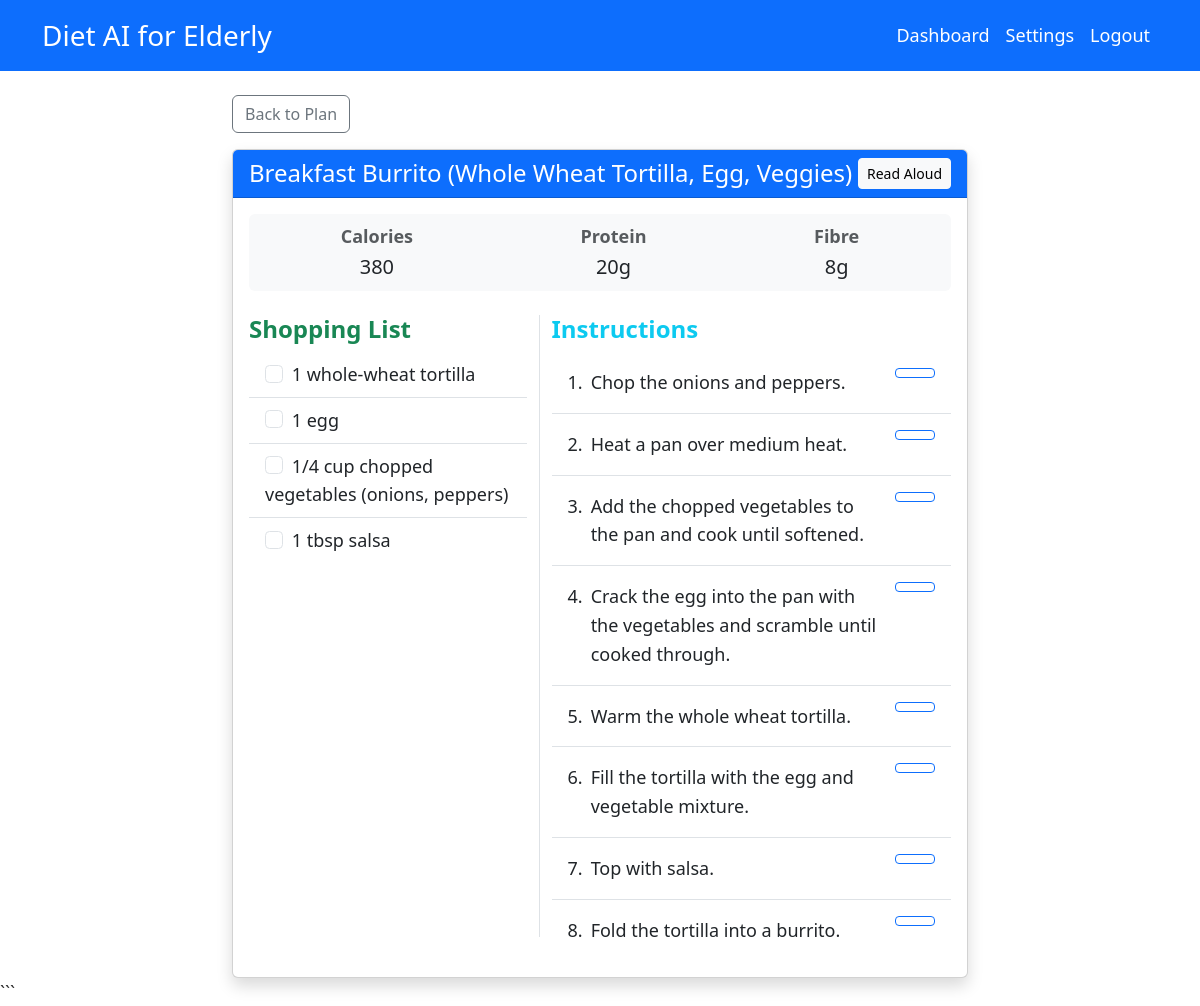
Page /pages/recipe.php?id=R_6946352a61712 (signed in) on the committed database.
### tables this page shows
CREATE TABLE `recipes` (
  `recipeID` varchar(50) NOT NULL,
  `name` varchar(100) NOT NULL,
  `ingredients` text NOT NULL,
  `calories` double NOT NULL,
  `protein` double NOT NULL,
  `carbs` double NOT NULL,
  `fibre` double NOT NULL,
  `fat` double NOT NULL,
  `sodium` double NOT NULL,
  `preference` varchar(50) DEFAULT NULL,
  `instructions` text DEFAULT NULL
);

### pages/recipe.php (the view, shortened to what this page needs)
<?php
require_once '../includes/db.php';
$user = getCurrentUser();
$recipeID = $_GET['id'] ?? null;
$stmt = $pdo->prepare("SELECT * FROM recipes WHERE recipeID = ?");
$stmt->execute([$recipeID]);
$recipe = $stmt->fetch();
$ingredients = json_decode($recipe['ingredients'], true) ?? [];
$instructions = $recipe['instructions'];
$steps = json_decode($instructions, true) ?? [];
$shopStmt = $pdo->prepare("SELECT item FROM shopping_items WHERE userID = ?");
$shopStmt->execute([$user->userID]);
$myShoppingList = $shopStmt->fetchAll(PDO::FETCH_COLUMN);
include '../includes/header.php';
?>
<div class="row">
    <div class="col-md-8 mx-auto">
        <a href="diet-plan.php" class="btn btn-outline-secondary mb-3"><i class="bi bi-arrow-left"></i> Back to Plan</a>
        <div class="card shadow">
            <div class="card-header bg-primary text-white d-flex justify-content-between align-items-center">
                <h2 class="h4 m-0"><?= htmlspecialchars($recipe['name']) ?></h2>
                <div>
                    <button class="btn btn-light btn-sm" onclick="speakAll()"><i class="bi bi-megaphone-fill"></i> Read
                        Aloud</button>
                </div>
            </div>
            <div class="card-body">
                <div class="d-flex justify-content-around mb-4 p-2 bg-light rounded">
                    <div class="text-center">
                        <strong class="d-block text-muted">Calories</strong>
                        <span class="fs-5"><?= $recipe['calories'] ?></span>
                    </div>
                    <div class="text-center">
                        <strong class="d-block text-muted">Protein</strong>
                        <span class="fs-5"><?= $recipe['protein'] ?>g</span>
                    </div>
                    <div class="text-center">
                        <strong class="d-block text-muted">Fibre</strong>
                        <span class="fs-5"><?= $recipe['fibre'] ?>g</span>
                    </div>
                </div>
                <div class="row">
                    <div class="col-md-5 mb-4 border-end">
                        <h4 class="text-success"><i class="bi bi-cart-check"></i> Shopping List</h4>
                        <div class="list-group list-group-flush">
                            <?php foreach ($ingredients as $ing):
                                $isChecked = in_array($ing, $myShoppingList) ? 'checked' : '';
                            ?>
                                <label class="list-group-item">
                                    <input class="form-check-input me-1" type="checkbox"
                                           <?= $isChecked ?>
                                           onchange="toggleItem(this, '<?= htmlspecialchars(addslashes($ing), ENT_QUOTES) ?>')">
                                    <?= htmlspecialchars($ing) ?>
                                </label>
                            <?php endforeach; ?>
                        </div>
                    </div>
                    <div class="col-md-7">
                        <h4 class="text-info"><i class="bi bi-list-ol"></i> Instructions</h4>
                        <ol class="list-group list-group-numbered list-group-flush">
                            <?php foreach ($steps as $getStep): ?>
                                <li class="list-group-item d-flex justify-content-between align-items-start py-3">
                                    <div class="ms-2 me-auto">
                                        <?= htmlspecialchars($getStep) ?>
                                    </div>
                                    <button class="btn btn-sm btn-outline-primary ms-3" style="min-width: 40px;"
                                        title="Read Step"
                                        onclick="speakText('<?= htmlspecialchars(addslashes($getStep), ENT_QUOTES) ?>')">
                                    </button>
                                </li>
                            <?php endforeach; ?>
                        </ol>
                    </div>
                </div>
            </div>
        </div>
    </div>
</div>
<?php include '../includes/footer.php'; ?>

### assets/css/style.css (style rules this page uses)
:root { --font-size-base: 18px; --font-size-lg: 22px; --font-size-sm: 16px; --color-primary: #0d6efd; --color-contrast-text: #000000; }
body { font-size: var(--font-size-base); color: #333; line-height: 1.6; }
h1, h2, h3, h4, h5, h6 { color: var(--color-contrast-text); font-weight: 700; }

### rows in the picture
recipes: name "Breakfast Burrito (Whole Wheat Tortilla, Egg, Veggies)", calories "380", protein "20", fibre "8", ingredients "1 whole-wheat tortilla", ingredients "1 egg", ingredients "1/4 cup chopped vegetables (onions, peppers)", ingredients "1 tbsp salsa", instructions "Chop the onions and peppers.", instructions "Heat a pan over medium heat.", instructions "Add the chopped vegetables to the pan and cook until softened.", instructions "Crack the egg into the pan with the vegetables and scramble until cooked through.", instructions "Warm the whole wheat tortilla.", instructions "Fill the tortilla with the egg and vegetable mixture.", instructions "Top with salsa.", instructions "Fold the tortilla into a burrito."
